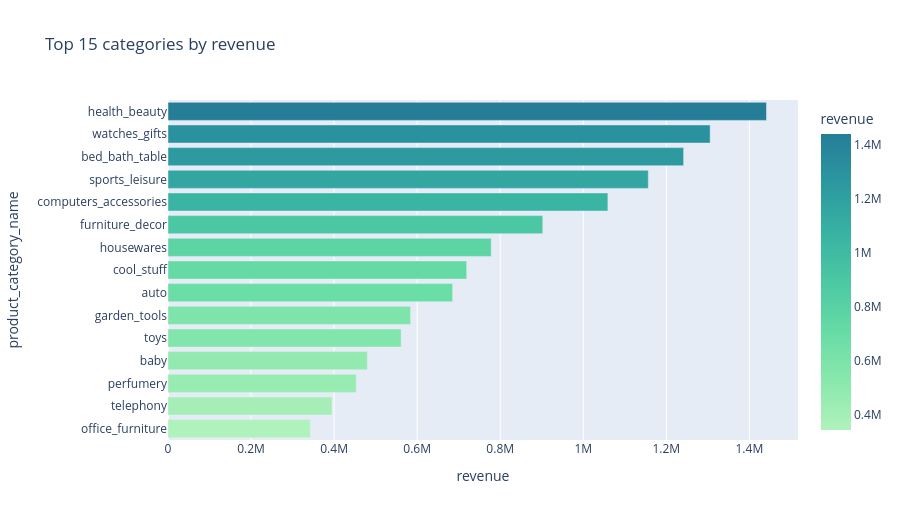

Source (notebook cell):
### Markdown cell above
## Q1. Which categories drive revenue?

### Code cell
chart_revenue_by_category(df, 15).show()

### Figure 1 — Plotly figure (JSON) as saved in the notebook; plotly's stock layout.template omitted (floating-point values rounded to 4 significant figures)
{"data": [{"hovertemplate": "revenue=%{marker.color}<br>product_category_name=%{y}<extra></extra>", "legendgroup": "", "marker": {"color": [1441000.0, 1306000.0, 1242000.0, 1157000.0, 1059000.0, 902500.0, 778400.0, 719300.0, 685400.0, 584200.0, 561400.0, 480100.0, 453300.0, 394900.0, 342500.0], "coloraxis": "coloraxis", "pattern": {"shape": ""}}, "name": "", "orientation": "h", "showlegend": false, "textposition": "auto", "type": "bar", "x": [1441000.0, 1306000.0, 1242000.0, 1157000.0, 1059000.0, 902500.0, 778400.0, 719300.0, 685400.0, 584200.0, 561400.0, 480100.0, 453300.0, 394900.0, 342500.0], "xaxis": "x", "y": ["health_beauty", "watches_gifts", "bed_bath_table", "sports_leisure", "computers_accessories", "furniture_decor", "housewares", "cool_stuff", "auto", "garden_tools", "toys", "baby", "perfumery", "telephony", "office_furniture"], "yaxis": "y"}], "layout": {"barmode": "relative", "coloraxis": {"colorbar": {"title": {"text": "revenue"}}, "colorscale": [[0, "rgb(176, 242, 188)"], [0.1667, "rgb(137, 232, 172)"], [0.3333, "rgb(103, 219, 165)"], [0.5, "rgb(76, 200, 163)"], [0.6667, "rgb(56, 178, 163)"], [0.8333, "rgb(44, 152, 160)"], [1, "rgb(37, 125, 152)"]]}, "height": 520, "legend": {"tracegroupgap": 0}, "title": {"text": "Top 15 categories by revenue"}, "xaxis": {"anchor": "y", "domain": [0, 1], "title": {"text": "revenue"}}, "yaxis": {"anchor": "x", "categoryorder": "total ascending", "domain": [0, 1], "title": {"text": "product_category_name"}}}}
